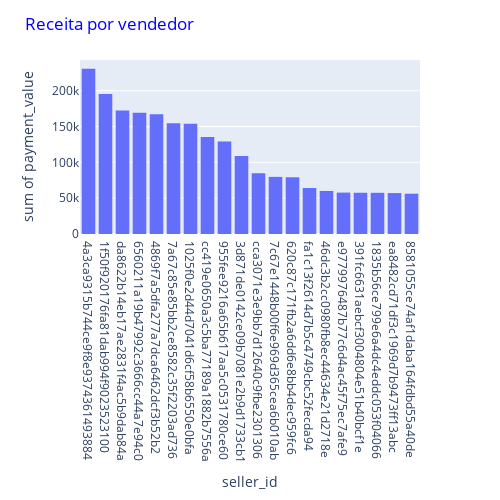

Notebook cell for this chart:
### Markdown cell above
O top 10 menores sellers (menor receita) são os de seguintes seller_ids:
    
0015a82c2db000af6aaaf3ae2ecb0532    
834f3294fba9f932f56edc879193f925    
83d7070a0b9a8b4625fa8682b819fabb    
1e9d5a33694bddb76316fd1f54734d20    
33dd941c27854f7625b968cc6195a552    
850857dfac77488c307e2b1cbd84ab5a    
8603f0038fe0e52fedd3382d266723de    
86bb7c4b535e49a541baf3266b1c95b1    
134b867a0f7f8bbe6abf10f91874891e    
8759e7aedd644f487315e5860962f162

### Code cell
hist_sel=px.histogram(soma_sellers_payments.sort_values(by="payment_value",ascending=False).head(20), x="seller_id", y="payment_value")
hist_sel.update_layout(width=500,height=500,title_text='Receita por vendedor',
                      title_font_color = 'blue',)
hist_sel.show()
#Histograma que representa visualmente os resultados encontrados acima

### Figure 1 — Plotly figure (JSON) as saved in the notebook; plotly's stock layout.template omitted (floating-point values rounded to 4 significant figures)
{"data": [{"alignmentgroup": "True", "bingroup": "x", "histfunc": "sum", "hovertemplate": "seller_id=%{x}<br>sum of payment_value=%{y}<extra></extra>", "legendgroup": "", "marker": {"color": "#636efa", "pattern": {"shape": ""}}, "name": "", "offsetgroup": "", "orientation": "v", "showlegend": false, "type": "histogram", "x": ["4a3ca9315b744ce9f8e9374361493884", "1f50f920176fa81dab994f9023523100", "da8622b14eb17ae2831f4ac5b9dab84a", "6560211a19b47992c3666cc44a7e94c0", "4869f7a5dfa277a7dca6462dcf3b52b2", "7a67c85e85bb2ce8582c35f2203ad736", "1025f0e2d44d7041d6cf58b6550e0bfa", "cc419e0650a3c5ba77189a1882b7556a", "955fee9216a65b617aa5c0531780ce60", "3d871de0142ce09b7081e2b9d1733cb1", "cca3071e3e9bb7d12640c9fbe2301306", "7c67e1448b00f6e969d365cea6b010ab", "620c87c171fb2a6dd6e8bb4dec959fc6", "fa1c13f2614d7b5c4749cbc52fecda94", "46dc3b2cc0980fb8ec44634e21d2718e", "e9779976487b77c6d4ac45f75ec7afe9", "391fc6631aebcf3004804e51b40bcf1e", "1835b56ce799e6a4dc4eddc053f04066", "ea8482cd71df3c1969d7b9473ff13abc", "8581055ce74af1daba164fdbd55a40de"], "xaxis": "x", "y": [230700.0, 195300.0, 172500.0, 169200.0, 167000.0, 154500.0, 153900.0, 135400.0, 129000.0, 108800.0, 84790.0, 79730.0, 79150.0, 64220.0, 60080.0, 57770.0, 57550.0, 57500.0, 57130.0, 56220.0], "yaxis": "y"}], "layout": {"barmode": "relative", "height": 500, "legend": {"tracegroupgap": 0}, "margin": {"t": 60}, "title": {"font": {"color": "blue"}, "text": "Receita por vendedor"}, "width": 500, "xaxis": {"anchor": "y", "domain": [0, 1], "title": {"text": "seller_id"}}, "yaxis": {"anchor": "x", "domain": [0, 1], "title": {"text": "sum of payment_value"}}}}
